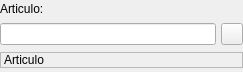
<ui version="4.0" >
 <class>BfBuscarArticuloBase</class>
 <widget class="QWidget" name="BfBuscarArticuloBase" >
  <property name="geometry" >
   <rect>
    <x>0</x>
    <y>0</y>
    <width>243</width>
    <height>72</height>
   </rect>
  </property>
  <property name="windowTitle" >
   <string>Form1</string>
  </property>
  <layout class="QGridLayout" >
   <property name="leftMargin" >
    <number>0</number>
   </property>
   <property name="topMargin" >
    <number>0</number>
   </property>
   <property name="rightMargin" >
    <number>0</number>
   </property>
   <property name="bottomMargin" >
    <number>0</number>
   </property>
   <property name="horizontalSpacing" >
    <number>5</number>
   </property>
   <property name="verticalSpacing" >
    <number>5</number>
   </property>
   <item row="0" column="0" colspan="2" >
    <widget class="QLabel" name="label" >
     <property name="sizePolicy" >
      <sizepolicy vsizetype="Fixed" hsizetype="Preferred" >
       <horstretch>0</horstretch>
       <verstretch>0</verstretch>
      </sizepolicy>
     </property>
     <property name="text" >
      <string>Articulo:</string>
     </property>
    </widget>
   </item>
   <item row="1" column="0" >
    <widget class="QLineEdit" name="m_codigocompletoarticulo" >
     <property name="sizePolicy" >
      <sizepolicy vsizetype="Fixed" hsizetype="Preferred" >
       <horstretch>0</horstretch>
       <verstretch>0</verstretch>
      </sizepolicy>
     </property>
    </widget>
   </item>
   <item row="1" column="1" >
    <widget class="QToolButton" name="mui_buscar" >
     <property name="minimumSize" >
      <size>
       <width>22</width>
       <height>22</height>
      </size>
     </property>
     <property name="maximumSize" >
      <size>
       <width>22</width>
       <height>22</height>
      </size>
     </property>
     <property name="text" >
      <string/>
     </property>
     <property name="icon" >
      <iconset resource="../../bulmages.qrc" >:/Images/edit-find.png</iconset>
     </property>
     <property name="iconSize" >
      <size>
       <width>22</width>
       <height>22</height>
      </size>
     </property>
    </widget>
   </item>
   <item row="2" column="0" colspan="2" >
    <widget class="QLabel" name="m_nomarticulo" >
     <property name="sizePolicy" >
      <sizepolicy vsizetype="Fixed" hsizetype="Expanding" >
       <horstretch>0</horstretch>
       <verstretch>0</verstretch>
      </sizepolicy>
     </property>
     <property name="frameShape" >
      <enum>QFrame::StyledPanel</enum>
     </property>
     <property name="text" >
      <string>Articulo</string>
     </property>
    </widget>
   </item>
  </layout>
 </widget>
 <layoutdefault spacing="0" margin="0" />
 <resources>
  <include location="../../bulmages.qrc" />
 </resources>
 <connections/>
</ui>
